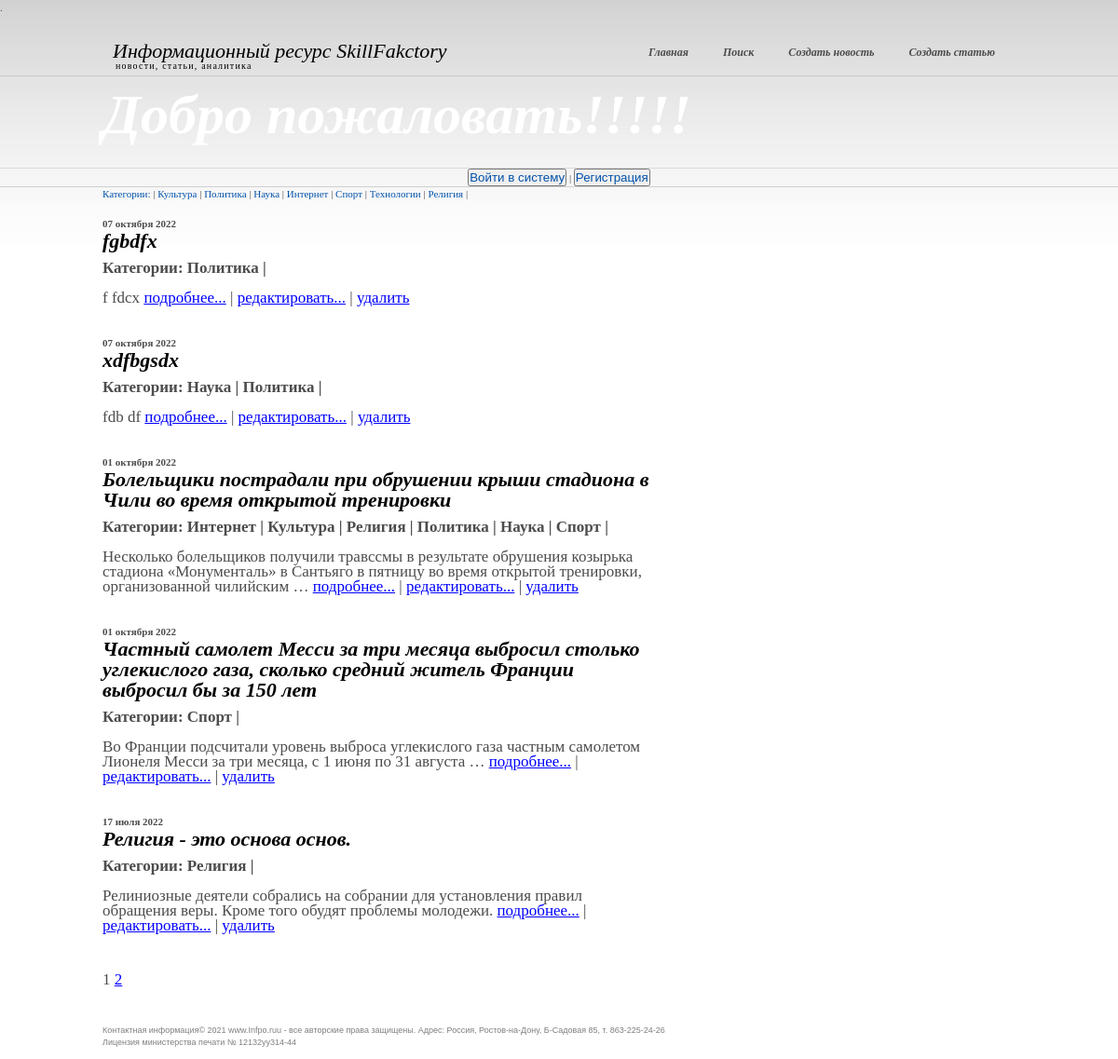
Page /home/ on the earlier database version.
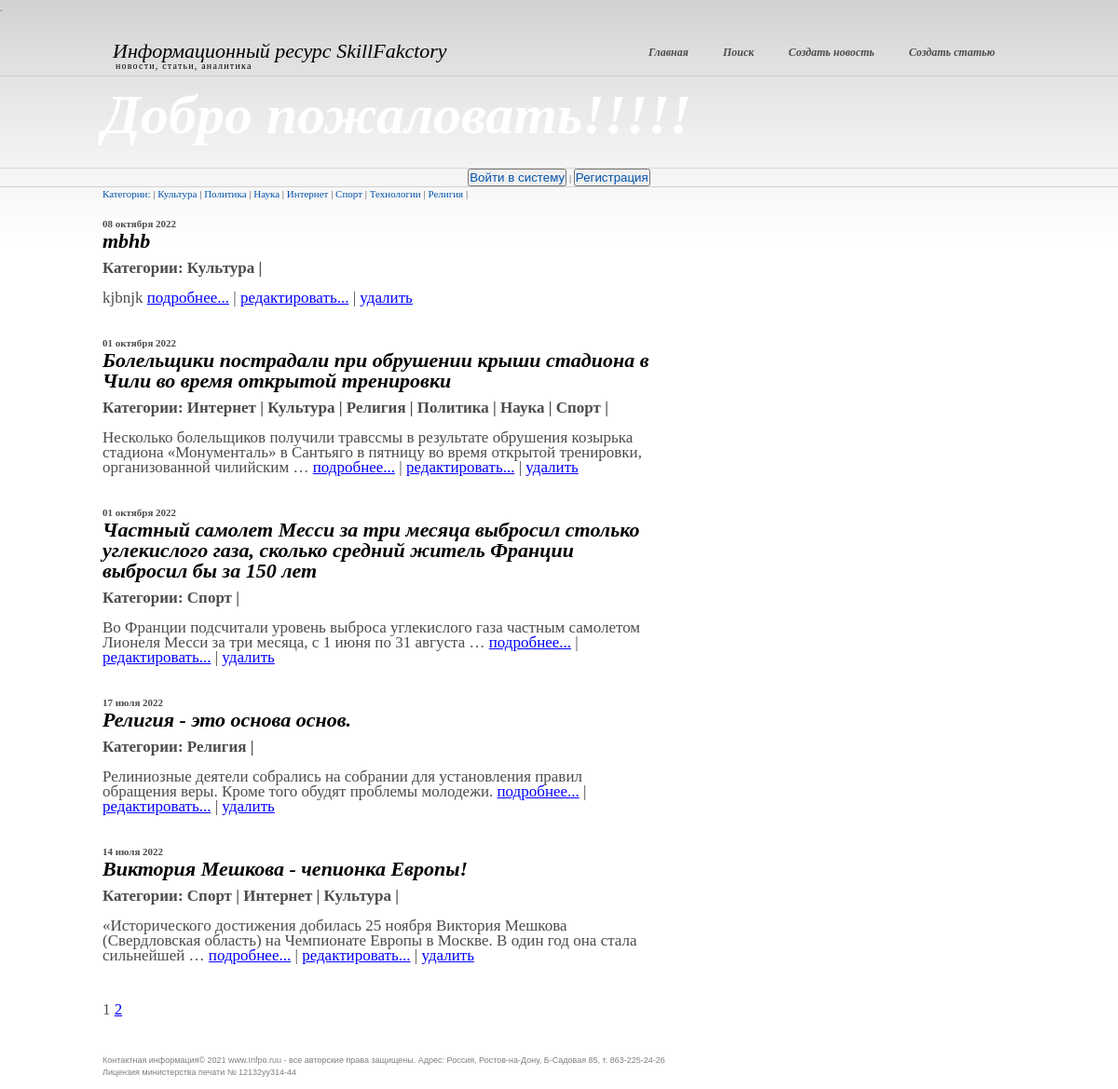
Same page on the later database version.
### news/models.py (models this page shows, shortened)
class Category(models.Model):
    name = models.CharField(max_length=255, unique=True)
    subscribers = models.ManyToManyField(settings.AUTH_USER_MODEL, through='SubscribersUsers')  # manytomany relation to the table "User"

class Post(models.Model):
    head_article = models.CharField(max_length=255)  # post`s name
    text_post = models.TextField()  # text
    date = models.DateTimeField(auto_now_add = True)  # date of the post will be added
    type_post = models.CharField(max_length = 20, choices = POSITIONS, default = 'news')  # post`s type : news or article
    sum_rank = models.IntegerField(default = 0)
    id_author = models.ForeignKey('Author', on_delete = models.CASCADE)  # onetomany relation to the table "Author"
    category = models.ManyToManyField('Category', through = PostCategory)  # manytomany relation to the table "Category"

### news/views.py (the view)
class NewsList(ListView):
    model = Post
    ordering = '-date'
    template_name = 'home.html'
    context_object_name = 'news'
    paginate_by = 5
    def get_context_data(self, **kwargs):
        context = super().get_context_data(**kwargs)
        context = super().get_context_data(**kwargs)
        context['get_category'] = Category.objects.all()
        return context
    def get_queryset(self, **kwargs):
        is_private = self.request.GET.get('category', None)
        if is_private:
            queryset = Post.objects.filter(category=is_private).order_by('-date')
        else:
            queryset = super().get_queryset()
        return queryset

### news/templatetags/custom_filters.py (called while the page is built)
@register.filter()
def censor(value):
    if isinstance(value, str):
        a = ['хрен', 'редиска', 'тыква']
        for i in a:
            b = ' '+i[0]+'*' * (len(i)-1)+' '
            value = value.replace(i, b)
    return value

### templates/home.html (shortened to what this page needs)
{% extends 'flatpages/default.html' %}
{% load custom_filters %}
{% block search %}
    {% if request.user.username %}
        <p>Пользователь: {{request.user.username}}&nbsp|&nbsp<a href="/home/sign/logout/">Выйти</a>
        <button> <a href="sign/upgrade/">Стать автором</a> </button>
        </p>
    {% else %}
        <p><button> <a href="/home/accounts/login"> Войти в систему </a></button> | <button> <a href="/home/accounts/signup"> Регистрация </a></button></p>
    {% endif %}
{% endblock search %}
{% block content %}
    <div class="col">
       <div class="post">
           <a href="/home" title="разделы новостей">Категории:</a> |
           {% for c in get_category %}
                <a href="?category={{c.id}}"
                >{{ c.name }}</a> |
           {% endfor %}
            <br><br>
           {% for i in news %}
               <h4>{{ i.date|date:'d E Y' }}</h4>
               <h3>{{ i.head_article| censor }}</h3>
               <p>
               <b>Категории:
               {% for v in i.category.all %}
                   {{ v.name }} |
                    {% endfor %}</b>
               <br><br>
                {{ i.text_post|truncatewords:20| censor}}
                <a href="{{ i.id }}">подробнее...</a> |
                <a href="news/{{ i.id }}/update">редактировать...</a> |
                <a href="news/{{ i.id }}/delete">удалить</a>
                </p><br><br>
           {% endfor %}
            <p>
            {{ page_obj.number }}
            {% if page_obj.has_next %}
                <a href="?page={{ page_obj.next_page_number }}">{{ page_obj.next_page_number }}</a>
            {% endif %}
            </p>
      </div>
    </div>
{% endblock content %}

Differences in the rows shown:
removed Post: date "07 октября 2022", head_article|censor "fgbdfx", text_post|censor "f fdcx", Category (name "Политика")
removed Post: date "07 октября 2022", head_article|censor "xdfbgsdx", text_post|censor "fdb df", Category (name "Наука"), Category (name "Политика")
added Post: date "08 октября 2022", head_article|censor "mbhb", text_post|censor "kjbnjk", Category (name "Культура")
now on this page (row unchanged): Post: date "14 июля 2022", head_article|censor "Виктория Мешкова - чепионка Европы!", text_post|censor "«Исторического достижения добилась 25 ноября Виктория Мешкова (Свердловская область) на Чемпионате Европы в Москве. В один год она стала сильнейшей …", Category (name "Спорт"), Category (name "Интернет"), Category (name "Культура")
